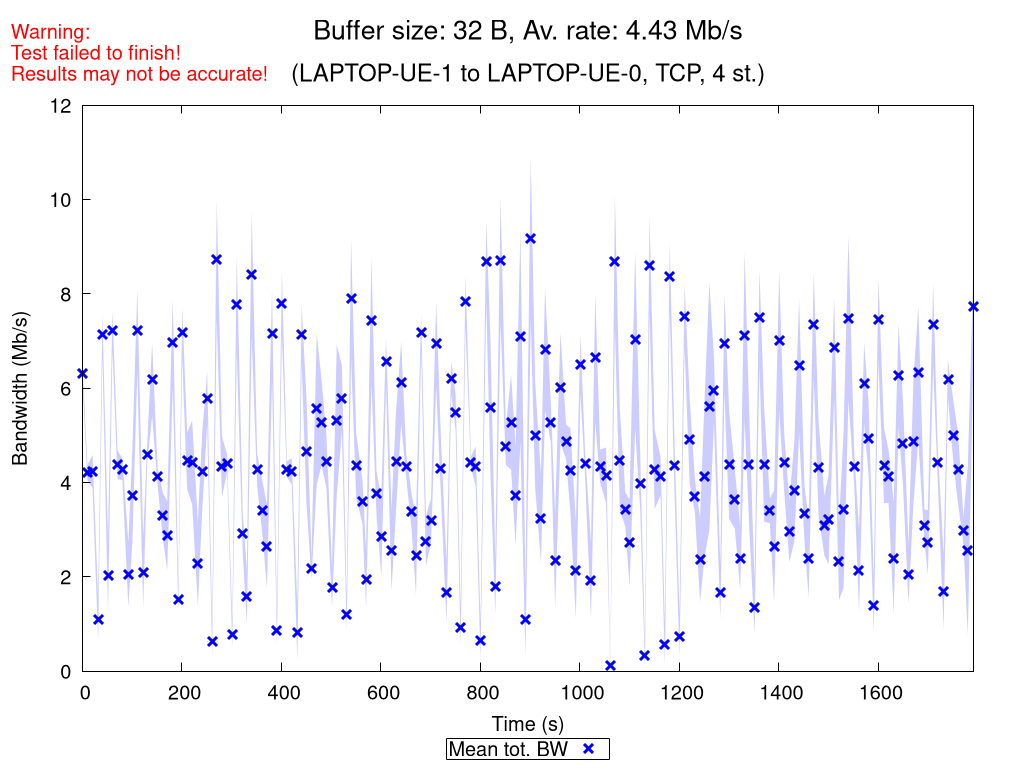

Generate this figure with gnuplot:
set terminal pngcairo nocrop enhanced size 1024,768 font "Verdana,15"
set output "TCP_4_st_2020_10_18_09-41-26_two2one_00032B.png"

set title "{/=20 Buffer size: 32 B, Av. rate: 4.43 Mb/s}\n\n{/=18 (LAPTOP-UE-1 to LAPTOP-UE-0, TCP, 4 st.)}"
set label "Warning:\nTest failed to finish!\nResults may not be accurate!" at screen 0.01, screen 0.96 tc rgb "red"

set xlabel "Time (s)"
set ylabel "Bandwidth (Mb/s)"
set ytics nomirror
set key bmargin center horizontal box samplen 1 width -1
set bmargin 4.6
set rmargin 4.5

rf = 1000000.0  # rate factor
set style fill transparent solid 0.2 noborder
set autoscale xfix
plot "TCP_4_st_2020_10_18_09-41-26_two2one_00032B_iperf_processed.dat" using 1:($2/rf-$3/rf):($2/rf+$3/rf) with filledcurves lc rgb "blue" notitle, \
     "" using 1:($2/rf) with points pt 2 ps 1.5 lw 3 lc rgb "blue" title "Mean tot. BW", \
